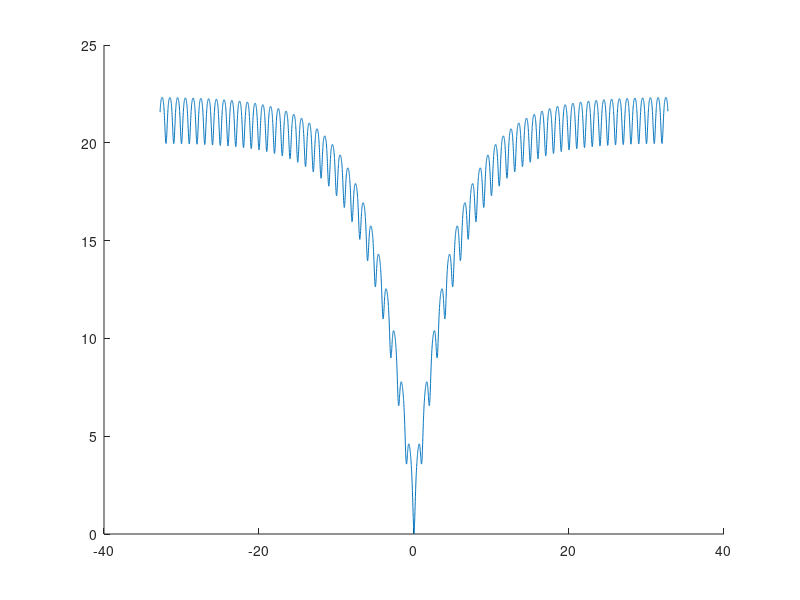

Write MATLAB code to recreate this figure. (Note: this script raises an error after producing the figure.)
% Pavyzdys iš - https://www.mathworks.com/matlabcentral/fileexchange/37000-ackley-function

%% function: demo function to show the effectivenees of pso in solving the ackley non-convex function
% editor: Yan Ou
% date: 20131205

function Demo
%% clear all
clear all; close all;

%% set constant value
np = 1000; % particle number
lb = -32.768; % lower boundary value 
ub = 32.768; % upper boundary value

%% find the global minimum of the cost function
[xBest,yMin] = pso(@(x)ackley(x),np,lb,ub);

%% plot the result
%rėžiai kai x ∈ [-32.768, 32.768]
x = -32.768:0.01:32.768;
y = ackley(x')';
figure(1);
hold on
plot(x,y);
h = plot(xBest,yMin,'gO','MarkerFaceColor','g','MarkerSize',14);
axis tight
legend(h,'Global Minimum');
xlabel('x');
ylabel('y');
title('Find the global minimum of ackley function using pso');

fprintf("globalaus minimumo taškas - [ %d ; %d ]\ndalelių skaičius - %d\n",xBest, yMin, np)




%% function: Find the minimum value of the cost function using pso(Particle swarm optimization) algorithm
% editor: Yan Ou
% date: 20131007

% fun: cost function
% np: number of particle swarm
% lb: lower bound of x
% ub: upper bound of x
% inertia: inertial value
% correction_factor: correlation factor
% stopIter: iteration to check the stop critera
% x0: warm start (the unknown variables must be defined as inf)

function [xMin,yMin] = pso(fun,np,lb,ub,inertia,correction_factor,iteration,stopIter,x0)


% set the defualt value for the inertia, correction_factor, iteration
if nargin < 9
    x0 = [];
    if nargin < 8
        stopIter = 10;
        if nargin < 7
            iteration = 50;
            if nargin < 6
                correction_factor = 2;
                if nargin < 5
                    inertia = 0.1;
                end
            end
        end
    end
end
if isempty(inertia) == 1
    inertia = 0.1;
end
if isempty(correction_factor) == 1
    correction_factor = 2;
end
xIni = [];
vIni = [];
for i = 1:length(lb)
    xIni = [xIni,randi([round(lb(i)*1000),round(ub(i)*1000)],np,1)/1000];
    vIni = [vIni,randi([round(-abs(ub(i)-lb(i)))*1000,round(abs(ub(i)-lb(i)))*1000],np,1)/1000];
end
swarm = zeros(np,5,size(xIni,2));
swarm(:,1,:) = xIni;
% allocate value to the unknown part of x0
if isempty(x0) ~= 1
    for i = 1:length(x0)
        if x0(i) == inf
            x0(i) = randi([round(lb(i)*1000),round(ub(i)*1000)],1,1)/1000;
        end
    end
end
if isempty(x0) ~= 1
    swarm(:,3,:) = ones(np,1)*x0';
else
    swarm(:,3,:) = xIni;
end
for i = 1:np
    swarm(i,4,1) = fun(reshape(swarm(i,3,:),length(swarm(i,3,:)),1));
end
[tempValue, tempIndex] = min(swarm(:, 4, 1));
if isempty(x0) ~= 1
    gbest = reshape(x0,1,1,length(x0));
else
    gbest = swarm(tempIndex, 3, :);
end
swarm(:,2,:) = vIni;
if isempty(x0) ~= 1
    for i = 1:np
        swarm(i, 2, :) = inertia*swarm(i, 2, :) + correction_factor*rand(1,1,size(xIni,2)).*(swarm(i, 3, :) - swarm(i, 1, :)) + correction_factor*rand(1,1,size(xIni,2)).*(gbest - swarm(i, 1, :));   %x velocity component
    end
end
gbestValue = fun(reshape(gbest,length(gbest),1)); % the gather of the gbest values
stopValue = 100; % the stop criteria of the iteration

% run particle swarm optimization algorithm to converge the particle swarm
for iter = 1 : iteration
    % pl, pb, pb_val
    for i = 1 : np
        
        % project the particle which is outside the boundary to inside the boundary
        newParticle = swarm(i, 1, :) + swarm(i, 2, :);
        newParticle = min(newParticle,reshape(ub,1,1,length(lb)));
        newParticle = max(newParticle,reshape(lb,1,1,length(lb)));

        % reset the velocity of the particles
        swarm(i, 2, :) = newParticle - swarm(i,1,:);
        % calculate the new particle position
        swarm(i, 1, :) = newParticle;

        val = fun(reshape(swarm(i,1,:),length(swarm(i,1,:)),1));          % fitness evaluation (you may replace this objective function with any function having a global minima)
        if val < swarm(i, 4, 1)                 % if new position is better
            swarm(i,3,:) = swarm(i,1,:);
            swarm(i, 4, 1) = val;               % and best value
        end
    end
       
    [tempValue, tempIndex] = min(swarm(:, 4, 1));        % global best position
    if (tempValue < fun(reshape(gbest,length(gbest),1)))
        gbest = swarm(tempIndex, 3, :);
    end
    swarm(i,5,:) = gbest;
    gbestValue(end+1) = fun(reshape(gbest,length(gbest),1));
    
    % velocity
    for i = 1:np
        swarm(i, 2, :) = inertia*swarm(i, 2, :) + correction_factor*rand(1,1,size(xIni,2)).*(swarm(i, 3, :) - swarm(i, 1, :)) + correction_factor*rand(1,1,size(xIni,2)).*(gbest - swarm(i, 1, :));   %x velocity component
    end
    
    % stop criteria
    if iter > stopIter
        deltaGbestValue = abs(gbestValue(2:end) - gbestValue(1:end-1));
        deltaGbestValueLog = log(deltaGbestValue(deltaGbestValue~=0));
        if length(deltaGbestValueLog) > 10
            stopValue = sum(log(gbestValue(end-9:end)));
            sumDelta = sum(deltaGbestValueLog(end-9:end));
        else
            stopValue = sum(log(gbestValue));
            sumDelta = sum(deltaGbestValueLog);
        end
        if sumDelta < stopValue/2
            break;
        end
    end
end

% return the value
xMin = reshape(gbest,size(gbest,3),1);
yMin = gbestValue(end);



%% function: Ackley's function, from http://www.cs.vu.nl/~gusz/ecbook/slides/16
% ackley.m
% Ackley's function, from http://www.cs.vu.nl/~gusz/ecbook/slides/16
% and further shown at: 
% http://clerc.maurice.free.fr/pso/Semi-continuous_challenge/Semi-continuous_challenge.htm
%
% commonly used to test optimization/global minimization problems
%
% f(x)= [ 20 + e ...
%        -20*exp(-0.2*sqrt((1/n)*sum(x.^2,2))) ...
%        -exp((1/n)*sum(cos(2*pi*x),2))];
%
% dimension n = # of columns of input, x1, x2, ..., xn
% each row is processed independently,
% you can feed in matrices of timeXdim no prob
%
% example: cost = ackley([1,2,3;4,5,6])

% Brian Birge
% Rev 1.0
% 9/12/04

function [out]=ackley(in)

% dimension is # of columns of input, x1, x2, ..., xn
 n=length(in(1,:));

 x=in;
 e=exp(1);

 out = (20 + e ...
       -20*exp(-0.2*sqrt((1/n).*sum(x.^2,2))) ...
       -exp((1/n).*sum(cos(2*pi*x),2)));
 return